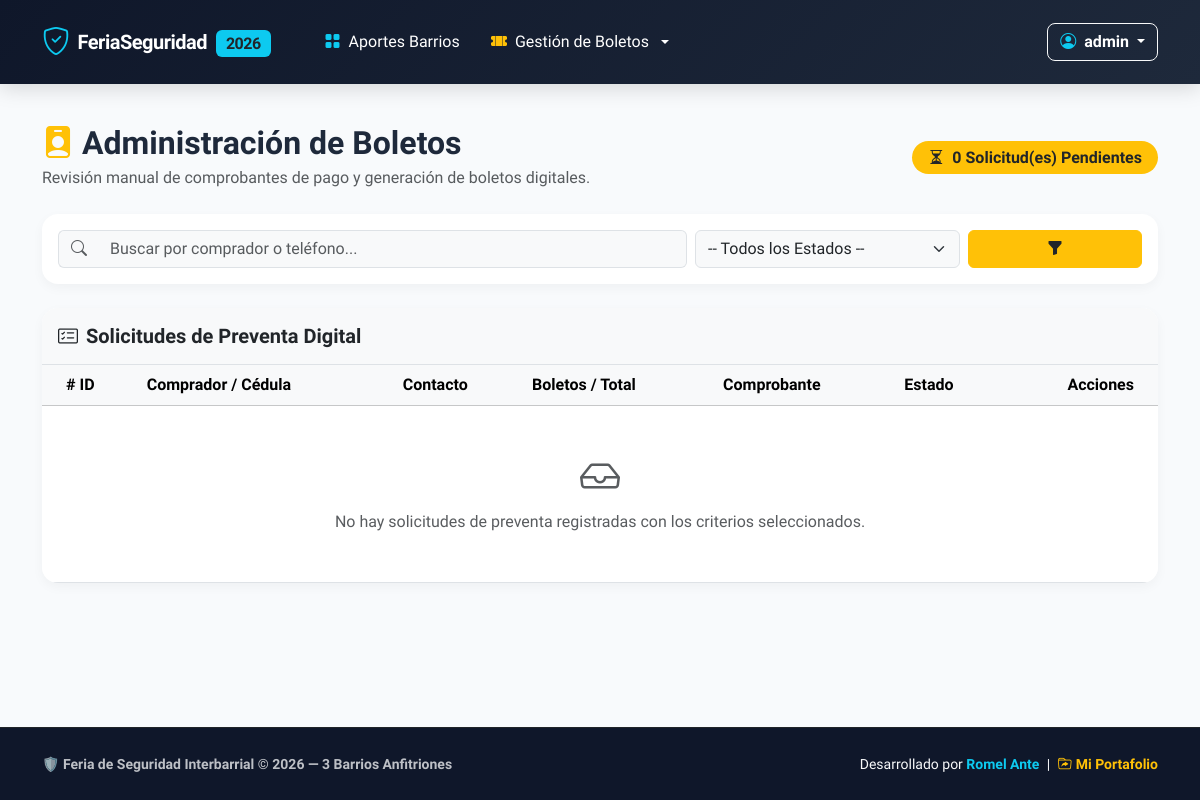
Before: /admin-boletos/ (signed in) with the older database file.
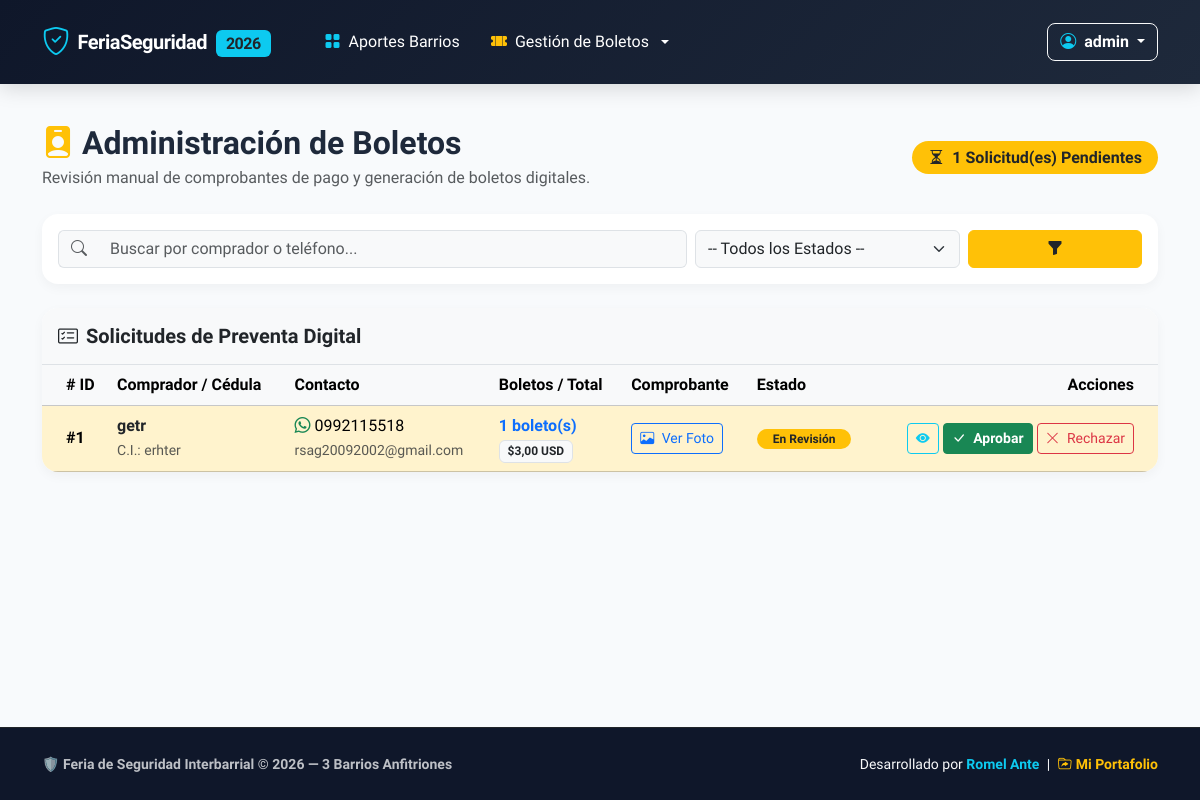
After: the same page with the newer database file.
### feria/models.py (models this page shows, shortened)
class SolicitudBoleto(models.Model):
    ESTADO_CHOICES = [
        ('pendiente', 'En Revisión (Comprobante Subido)'),
        ('confirmado', 'Aprobado / Confirmado'),
        ('rechazado', 'Rechazado'),
    ]
    nombre_comprador = models.CharField(max_length=150, verbose_name="Nombre Completo")
    cedula = models.CharField(max_length=20, verbose_name="Cédula / Identificación", blank=True, default='')
    telefono = models.CharField(max_length=50, verbose_name="Teléfono WhatsApp")
    email = models.EmailField(blank=True, verbose_name="Correo Electrónico")
    cantidad = models.PositiveIntegerField(default=1, verbose_name="Cantidad de Boletos")
    precio_unitario = models.DecimalField(max_digits=6, decimal_places=2, default=3.00, verbose_name="Precio Unitario ($)")
    total = models.DecimalField(max_digits=8, decimal_places=2, verbose_name="Total ($)")
    comprobante = models.ImageField(upload_to='comprobantes/', verbose_name="Comprobante de Pago")
    numero_comprobante = models.CharField(max_length=100, blank=True, null=True, verbose_name="Nro. de Comprobante / Referencia")
    estado = models.CharField(max_length=20, choices=ESTADO_CHOICES, default='pendiente', verbose_name="Estado")
    notas_admin = models.TextField(blank=True, verbose_name="Notas del Administrador")
    fecha_solicitud = models.DateTimeField(auto_now_add=True, verbose_name="Fecha de Solicitud")
    fecha_respuesta = models.DateTimeField(null=True, blank=True, verbose_name="Fecha de Respuesta")
    class Meta:
        verbose_name = "Solicitud de Boleto Digital"
        verbose_name_plural = "Solicitudes de Boletos Digitales"
        ordering = ['-fecha_solicitud']
    def get_whatsapp_link(self, request=None):
        import urllib.parse
        phone_digits = ''.join(filter(str.isdigit, self.telefono))
        if phone_digits.startswith('0'):
            phone_digits = '593' + phone_digits[1:]
        elif not phone_digits.startswith('593') and len(phone_digits) == 9:
            phone_digits = '593' + phone_digits
        if request:
            url_detalle = request.build_absolute_uri(f"/preventa/{self.pk}/detalle/")
        else:
            url_detalle = f"/preventa/{self.pk}/detalle/"
        mensaje = (
            f"¡Hola {self.nombre_comprador}! 👋🏼\n\n"
            f"Tu pago para la Feria ha sido *APROBADO* exitosamente. 🎉\n\n"
            f"🎟️ *Detalle de tu compra:*\n"
            f"• Solicitud #{self.id}\n"
            f"• Boletos: {self.cantidad}\n"
            f"• Total: ${self.total} USD\n\n"
            f"📲 *Accede a tus boletos digitales con Código QR aquí:*\n"
            f"{url_detalle}\n\n"
            f"¡Presenta el código QR en la entrada el día de la feria! 🎪"
        )
        return f"https://api.whatsapp.com/send?phone={phone_digits}&text={urllib.parse.quote(mensaje)}"

### feria/views.py (the view, shortened to what this page needs)
# urls.py: path('admin-boletos/', views.admin_boletos, name='admin_boletos'),
@login_required(login_url='login')
def admin_boletos(request):
    query = request.GET.get('q', '').strip()
    estado_filter = request.GET.get('estado', '').strip()
    solicitudes = SolicitudBoleto.objects.all()
    if estado_filter:
        solicitudes = solicitudes.filter(estado=estado_filter)
    boletos_digitales = BoletoDigital.objects.all()
    if query:
        boletos_digitales = boletos_digitales.filter(
            Q(codigo_unico__icontains=query) |
            Q(nombre_comprador__icontains=query)
        )
    for sol in solicitudes:
        sol.wa_link = sol.get_whatsapp_link(request)
    context = {
        'solicitudes': solicitudes,
        'boletos_digitales': boletos_digitales,
        'query': query,
        'estado_filter': estado_filter,
        'pendientes_count': SolicitudBoleto.objects.filter(estado='pendiente').count(),
    }
    return render(request, 'feria/admin_boletos.html', context)

### feria/templates/feria/admin_boletos.html (shortened to what this page needs)
{% extends 'feria/base.html' %}
{% block content %}
<div class="container">
    <div class="d-flex flex-column flex-md-row justify-content-between align-items-md-center gap-3 mb-4">
        <div>
            <h2 class="fw-bold mb-1"><i class="bi bi-person-badge-fill text-warning me-2"></i>Administración de Boletos</h2>
            <p class="text-muted mb-0">Revisión manual de comprobantes de pago y generación de boletos digitales.</p>
        </div>
        <div>
            <span class="badge bg-warning text-dark fs-6 px-3 py-2 rounded-pill">
                <i class="bi bi-hourglass-split me-1"></i> {{ pendientes_count }} Solicitud(es) Pendientes
            </span>
        </div>
    </div>
    <div class="card card-custom p-3 mb-4 bg-white">
        <form method="GET" action="{% url 'admin_boletos' %}" class="row g-2 align-items-center">
            <div class="col-md-7">
                <div class="input-group">
                    <span class="input-group-text bg-light border-end-0"><i class="bi bi-search text-muted"></i></span>
                    <input type="text" name="q" value="{{ query }}" class="form-control bg-light border-start-0" placeholder="Buscar por comprador o teléfono...">
                </div>
            </div>
            <div class="col-md-3">
                <select name="estado" class="form-select bg-light">
                    <option value="">-- Todos los Estados --</option>
                </select>
            </div>
            <div class="col-md-2 d-flex gap-1">
                <button type="submit" class="btn btn-warning text-dark w-100 fw-bold"><i class="bi bi-funnel-fill"></i></button>
            </div>
        </form>
    </div>
    <div class="card card-custom bg-white overflow-hidden mb-5">
        <div class="card-header bg-light py-3 border-bottom d-flex justify-content-between align-items-center">
            <h5 class="fw-bold mb-0 text-dark"><i class="bi bi-card-checklist me-2"></i>Solicitudes de Preventa Digital</h5>
        </div>
        <div class="table-responsive">
            <table class="table table-hover align-middle mb-0">
                <thead class="table-light">
                    <tr>
                        <th class="ps-4"># ID</th>
                        <th>Comprador / Cédula</th>
                        <th>Contacto</th>
                        <th>Boletos / Total</th>
                        <th>Comprobante</th>
                        <th>Estado</th>
                        <th class="text-end pe-4">Acciones</th>
                    </tr>
                </thead>
                <tbody>
                    {% for sol in solicitudes %}
                        <tr class="{% if sol.estado == 'pendiente' %}table-warning table-opacity-25{% endif %}">
                            <td class="ps-4 fw-bold">#{{ sol.id }}</td>
                            <td>
                                <div class="fw-bold text-dark">{{ sol.nombre_comprador }}</div>
                                {% if sol.cedula %}<small class="text-muted">C.I.: {{ sol.cedula }}</small>{% endif %}
                            </td>
                            <td>
                                <div><i class="bi bi-whatsapp text-success me-1"></i>{{ sol.telefono }}</div>
                                {% if sol.email %}<small class="text-muted">{{ sol.email }}</small>{% endif %}
                            </td>
                            <td>
                                <div class="fw-bold text-primary">{{ sol.cantidad }} boleto(s)</div>
                                <span class="badge bg-light text-dark border">${{ sol.total }} USD</span>
                            </td>
                            <td>
                                {% if sol.comprobante %}
                                    <button class="btn btn-sm btn-outline-primary" data-bs-toggle="modal" data-bs-target="#modalComprobante{{ sol.pk }}">
                                        <i class="bi bi-image me-1"></i> Ver Foto
                                    </button>
                                {% else %}
                                    <span class="text-muted small">Sin archivo</span>
                                {% endif %}
                            </td>
                            <td>
                                {% if sol.estado == 'pendiente' %}
                                    <span class="badge bg-warning text-dark px-3 py-1 rounded-pill">En Revisión</span>
                                {% elif sol.estado == 'confirmado' %}
                                    <span class="badge bg-success px-3 py-1 rounded-pill">Aprobado</span>
                                {% else %}
                                    <span class="badge bg-danger px-3 py-1 rounded-pill">Rechazado</span>
                                {% endif %}
                            </td>
                            <td class="text-end pe-4">
                                <div class="d-flex justify-content-end gap-1">
                                    <a href="{% url 'solicitud_detalle_publico' sol.pk %}" class="btn btn-sm btn-outline-info" title="Ver detalle / Boletos">
                                        <i class="bi bi-eye-fill"></i>
                                    </a>
                                    {% if sol.estado == 'pendiente' or sol.estado == 'rechazado' %}
                                        <button class="btn btn-sm btn-success fw-bold" data-bs-toggle="modal" data-bs-target="#modalAprobar{{ sol.pk }}">
                                            <i class="bi bi-check-lg me-1"></i> Aprobar
                                        </button>
                                    {% endif %}
                                    {% if sol.estado == 'pendiente' %}
                                        <button class="btn btn-sm btn-outline-danger" data-bs-toggle="modal" data-bs-target="#modalRechazar{{ sol.pk }}">
                                            <i class="bi bi-x-lg me-1"></i> Rechazar
                                        </button>
                                    {% endif %}
                                </div>
                            </td>
                        </tr>
                    {% empty %}
                        <tr>
                            <td colspan="7" class="text-center py-5 text-muted">
                                <i class="bi bi-inbox display-6 d-block mb-2 text-muted"></i>
                                No hay solicitudes de preventa registradas con los criterios seleccionados.
                            </td>
                        </tr>
                    {% endfor %}
                </tbody>
            </table>
        </div>
    </div>
</div>
{% endblock %}

### feria/templates/feria/base.html (shortened to what this page needs)
<!DOCTYPE html>
<html lang="es">
<head>
    <link href="https://cdn.jsdelivr.net/npm/bootstrap@5.3.3/dist/css/bootstrap.min.css" rel="stylesheet">
    <link rel="stylesheet" href="https://cdn.jsdelivr.net/npm/bootstrap-icons@1.11.3/font/bootstrap-icons.min.css">
</head>
<body>
    <nav class="navbar navbar-expand-lg navbar-dark navbar-custom sticky-top py-3">
        <div class="container">
            <a class="navbar-brand text-white d-flex align-items-center gap-2" href="{% url 'index' %}">
                <i class="bi bi-shield-check text-info fs-3"></i>
                <span>FeriaSeguridad <span class="badge bg-info text-dark fs-6 ms-1">2026</span></span>
            </a>
            <div class="collapse navbar-collapse mt-3 mt-lg-0" id="navbarMain">
                <ul class="navbar-nav me-auto mb-3 mb-lg-0 ms-lg-4 gap-1">
                    <li class="nav-item">
                        <a class="nav-link text-white text-opacity-90 d-flex align-items-center gap-2" href="{% url 'aportes_list' %}">
                            <i class="bi bi-grid-fill text-info"></i> <span>Aportes Barrios</span>
                        </a>
                    </li>
                    <li class="nav-item dropdown">
                        <a class="nav-link dropdown-toggle text-white text-opacity-90 d-flex align-items-center gap-2" href="#" id="boletosDropdown" role="button" data-bs-toggle="dropdown" aria-expanded="false">
                            <i class="bi bi-ticket-perforated-fill text-warning"></i> <span>Gestión de Boletos</span>
                        </a>
                    </li>
                </ul>
                <div class="d-flex flex-column flex-lg-row align-items-stretch align-items-lg-center gap-2">
                    {% if user.is_authenticated %}
                        <div class="dropdown w-100 w-lg-auto">
                            <button class="btn btn-outline-light text-white dropdown-toggle fw-semibold rounded-3 w-100" type="button" data-bs-toggle="dropdown">
                                <i class="bi bi-person-circle text-info me-1"></i> {{ user.username }}
                            </button>
                        </div>
                    {% else %}
                        <a href="{% url 'login' %}" class="btn btn-outline-info text-white fw-semibold rounded-3 w-100 w-lg-auto text-center py-2 px-3">
                            <i class="bi bi-box-arrow-in-right me-1"></i> Iniciar Sesión
                        </a>
                    {% endif %}
                </div>
            </div>
        </div>
    </nav>
    <main class="py-4">
        {% block content %}{% endblock %}
    </main>
    <footer class="py-4 text-center text-md-start border-top border-dark">
        <div class="container">
            <div class="row align-items-center g-3">
                <div class="col-md-6 text-center text-md-start">
                    <small class="fw-semibold text-light opacity-75">
                        🛡️ Feria de Seguridad Interbarrial &copy; 2026 — 3 Barrios Anfitriones
                    </small>
                </div>
                <div class="col-md-6 text-center text-md-end">
                    <small class="text-light opacity-90">
                        Desarrollado por <a href="https://romelante-dev.onrender.com/" target="_blank" class="text-info text-decoration-none fw-bold me-1">Romel Ante</a>
                        | <a href="https://github.com/RomelAnte/" target="_blank" class="text-warning text-decoration-none fw-semibold ms-1"><i class="bi bi-folder-symlink me-1"></i>Mi Portafolio</a>
                    </small>
                </div>
            </div>
        </div>
    </footer>
</body>
</html>

### feria/templates/feria/base.html (style rules this page uses)
:root { --brand-primary: #2563eb; --brand-dark: #0f172a; --brand-accent: #06b6d4; --bg-light: #f8fafc; }
body { font-family: 'Plus Jakarta Sans', -apple-system, BlinkMacSystemFont, "Segoe UI", Roboto, sans-serif; background-color: var(--bg-light); color: #1e293b; min-height: 100vh; display: flex; flex-direction: column; }
.navbar-custom { background: linear-gradient(135deg, #0f172a 0%, #1e293b 100%); box-shadow: 0 4px 20px rgba(0, 0, 0, 0.15); }
.navbar-brand { font-weight: 800; letter-spacing: -0.5px; }
.nav-link { font-weight: 500; border-radius: 8px; padding: 0.5rem 0.85rem !important; transition: all 0.2s ease; }
.card-custom { border: none; border-radius: 16px; box-shadow: 0 4px 12px rgba(0, 0, 0, 0.04); transition: transform 0.2s ease, box-shadow 0.2s ease; }
footer { margin-top: auto; background-color: #0f172a; color: #94a3b8; }

Changed rows visible on the page:
added SolicitudBoleto: id "1", nombre_comprador "getr", cedula "erhter", telefono "0992115518", email "rsag20092002@gmail.com", cantidad "1", total "3,00", estado "En Revisión"
Other visible differences:
{{ pendientes_count }}: "0" → "1"
text no longer shown: "No hay solicitudes de preventa registradas con los criterios seleccionados."
